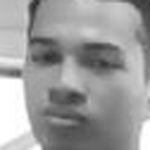
#> input picture Python/Proyecto/Temp/rotro_0.jpg, 150 x 150 px, given in place of video, which was not available
$ python capturaRostros.py
#> lines starting #> are read from the running program, lines starting #| are printed output that depends on the picture; after the words box and inside, x2 and y2 are one past the last pixel; in counts of white or black regions, pixels touching at a corner belong together; pictures that were not available may be replaced by others from this repository, and a replacement may not be noted
import cv2
import os

#cambia el nombre para nuevo reconocedor
personName = 'hhh'
dataPath = 'C:/Users/yisak/Documents/Python/Proyecto/reconocimiento' #Cambia a la ruta donde hayas almacenado Data
personPath = dataPath + '/' + personName

if not os.path.exists(personPath):
	print('Carpeta creada: ',personPath)
	os.makedirs(personPath)

ip_address = '172.17.47.233'
port = 4747

# URL de la transmisión de video
video_url = f'http://{ip_address}:{port}/video'
cap = cv2.VideoCapture(video_url)

face_cascade = cv2.CascadeClassifier(cv2.data.haarcascades + 'haarcascade_frontalface_default.xml')

count = 0
while True:
    # Lee el cuadro actual del video
    ret, frame = cap.read()
#> frame is the input picture: shape (150, 150, 3); min 44, max 255, mean 156.8
    gray = cv2.cvtColor(frame, cv2.COLOR_BGR2GRAY)
    gray = cv2.cvtColor(frame, cv2.COLOR_BGR2GRAY)
    auxFrame = gray.copy()

    faces = face_cascade.detectMultiScale(gray, scaleFactor=1.1, minNeighbors=5, minSize=(30, 30))
#> faces = [[8, 9, 128, 128]]

    for(x,y,w,h) in faces:
        cv2.rectangle(frame, (x,y),(x+w,y+h),(0,255,0),2)
        rostro = auxFrame[y:y+h,x:x+w]
        rostro = cv2.resize(rostro,(150,150),interpolation= cv2.INTER_CUBIC)
        cv2.imwrite(personPath + '/rotro_{}.jpg'.format(count),rostro)
        count = count + 1
#> this loop made 1 pass
#> (x, y, w, h, count) on pass 1: (8, 9, 128, 128, 1)
#> pass 1, `rostro = auxFrame[y:y+h,x:x+w]`:
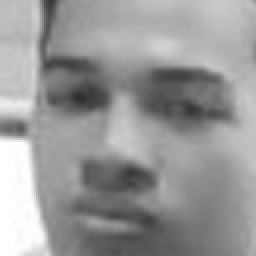
#> rostro: shape (128, 128) (shown 2 times larger); min 46, max 255, mean 152.5
#> after the loop:
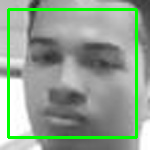
#> frame: shape (150, 150, 3); 6.81% of pixels changed, all inside (x1, y1, x2, y2) = (7, 8, 138, 139)
#> after the loop, count = 1
    cv2.imshow("Frame", frame)

    # Si se presiona la tecla 'q', sale del bucle
    k =  cv2.waitKey(1)
#> (key Esc is pressed here)
    if k == 27 or count >= 300:
        break

# Libera los recursos
cap.release()
cv2.destroyAllWindows()

$ run again, on Python/Proyecto/Temp/rotro_1.jpg
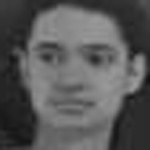
#> input picture Python/Proyecto/Temp/rotro_1.jpg, 150 x 150 px, given in place of video, which was not available
#> frame is the input picture: shape (150, 150, 3); min 15, max 157, mean 88.4
#> faces = [[16, 13, 115, 115]]
#> the loop `for(x,y,w,h) in faces:` made 1 pass
#> (x, y, w, h, count) on pass 1: (16, 13, 115, 115, 1)
#> pass 1, `rostro = auxFrame[y:y+h,x:x+w]`:
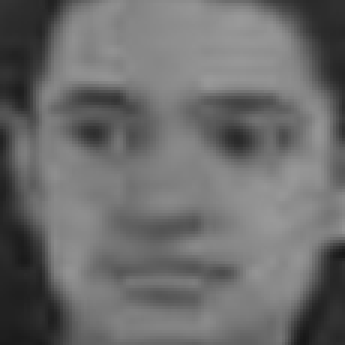
#> rostro: shape (115, 115) (shown 3 times larger); min 23, max 153, mean 107.5
#> after the loop `for(x,y,w,h) in faces:`:
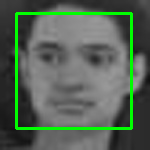
#> frame: shape (150, 150, 3); 6.12% of pixels changed, all inside (x1, y1, x2, y2) = (15, 12, 133, 130)
#> after the loop `for(x,y,w,h) in faces:`: count = 1
